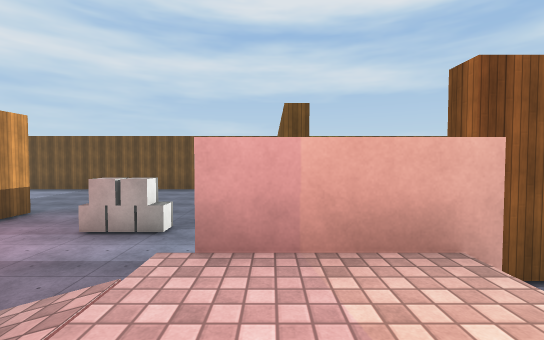
View 1 (above)

18 first-person views from a walk through a Unity game level. The camera is 1.2 m above the floor, tilts 2° down and sees 90° across. The floor is counted in squares, 2 m on a side. Each view is taken from the middle of a square. On the plan, view 1 faces up. The plan holds only what a view shows up to about 9 squares ahead; the rest is blank. The player character is not drawn. Surface patterns are stand-ins for the level's own textures.

View 2
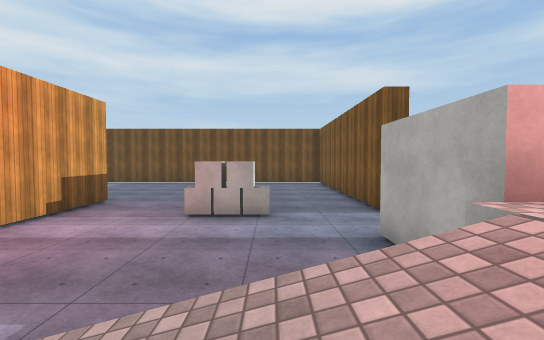

View 3
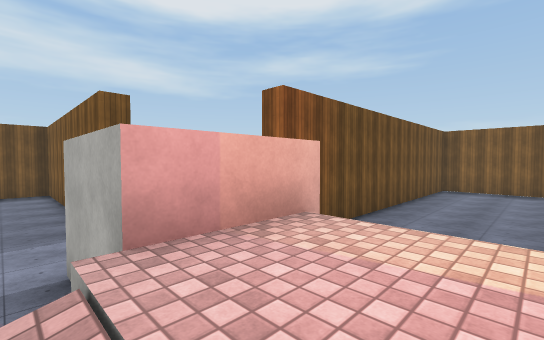

View 4
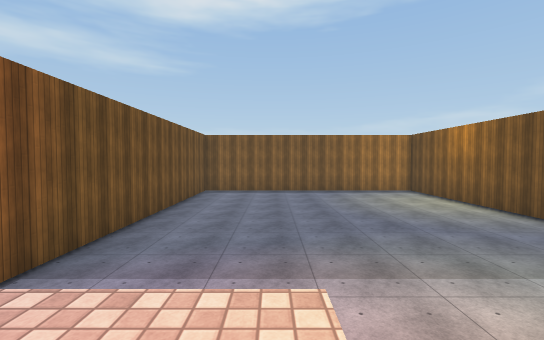

View 5
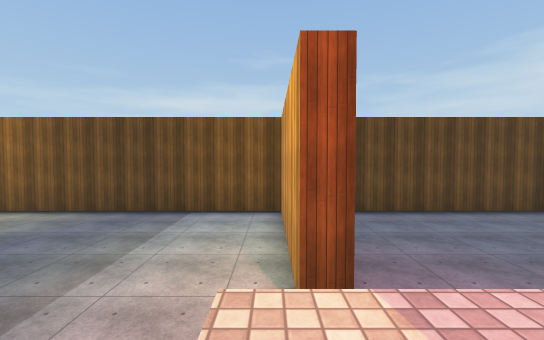

View 6
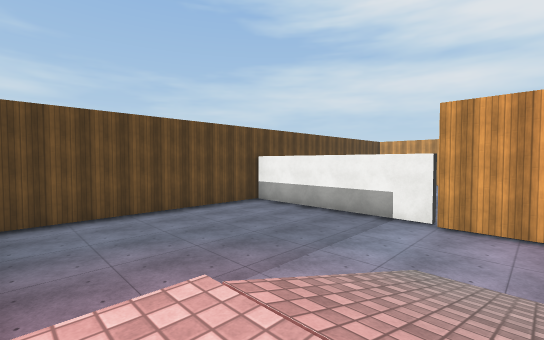

View 7
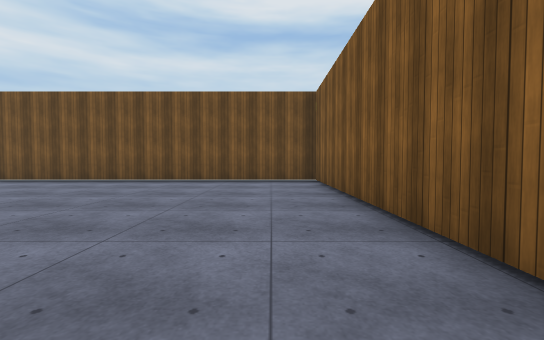

View 8
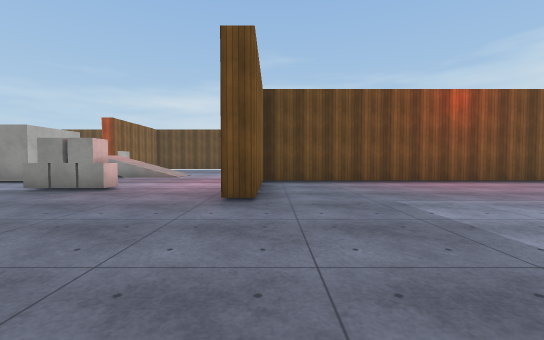

View 9
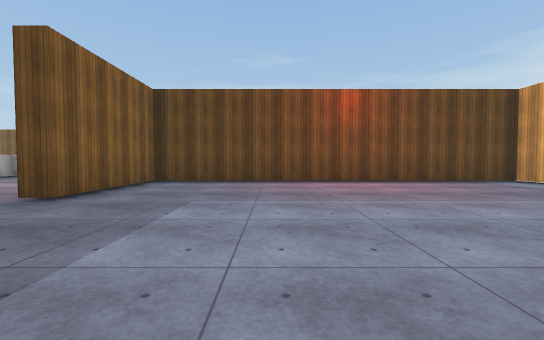

View 10
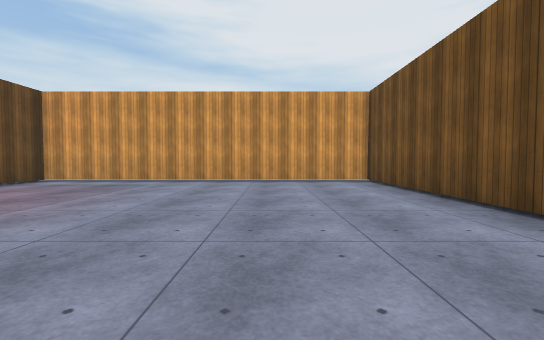

View 11
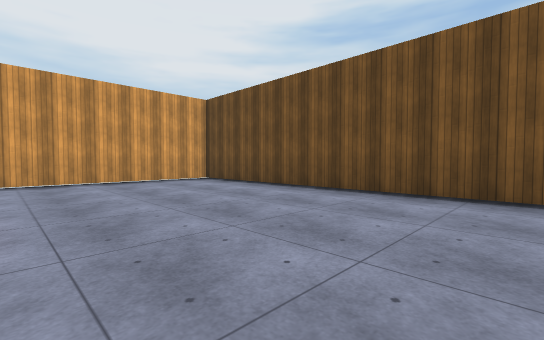

View 12
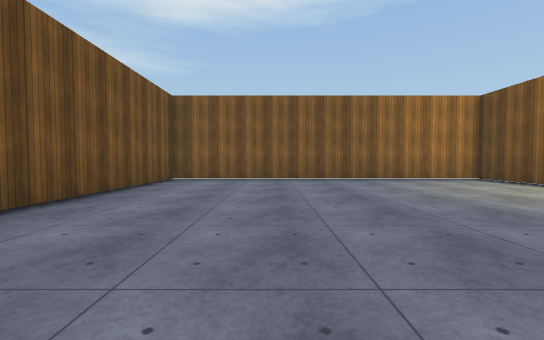

View 13
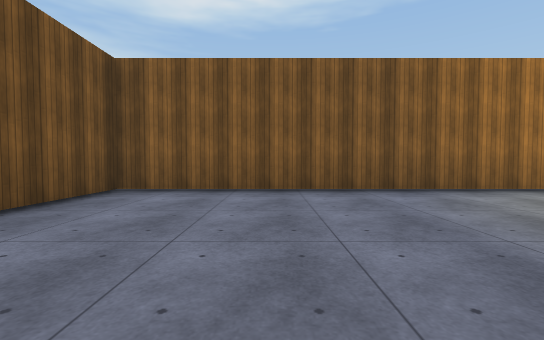

View 14
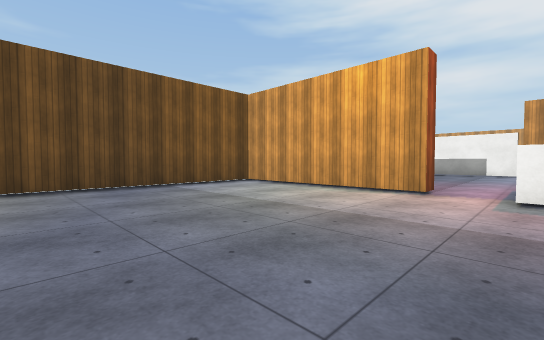

View 15
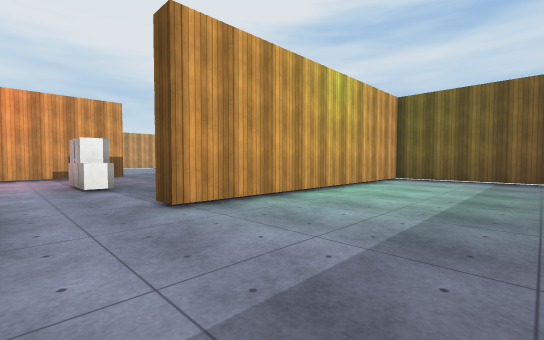

View 16
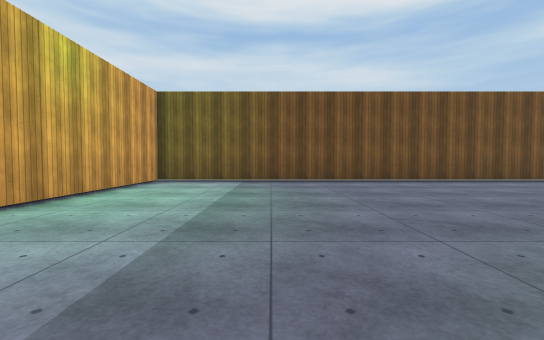

View 17
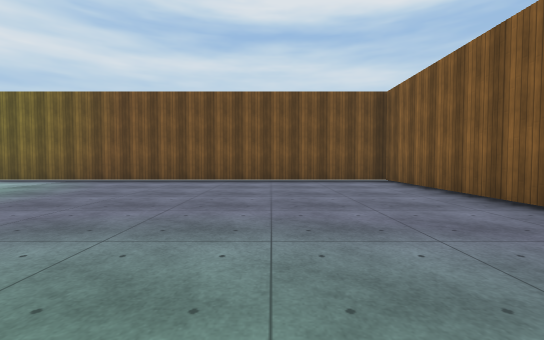

View 18
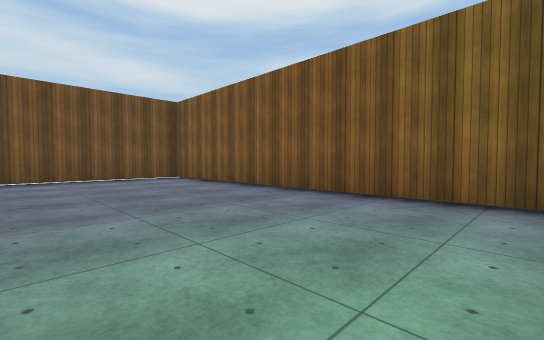

### Floor plan
Ten units are one square. View 1 is at (0, 0); x grows to the right and y downward. Boxes are objects, and circles mark ways between rooms. Rooms are numbered by the first view taken in them; rooms with no view inside come last. Other rooms are left out.
<svg viewBox="-172 -133 300 200">
<path fill="none" stroke="#000" d="M8 14 8 62 123 62 123 -30 25 -30M16 -17 -5 -17M-62 -11 -62 5M-65 6 -65 52M-5 -17 -5 -38 2 -38M8 -55 3 -55 3 -128 -167 -128 -167 -35 -68 -35 -68 -70 -62 -70 -62 -40M1 14 8 14M-64 62 1 62M123 -39 123 -128 8 -128 8 -55"/>
<rect x="-45" y="-55" width="10" height="10" fill="#bbb"><title>box</title></rect>
<rect x="-35" y="-55" width="10" height="10" fill="#bbb"><title>box</title></rect>
<rect x="-25" y="-55" width="10" height="10" fill="#bbb"><title>box</title></rect>
<circle cx="3" cy="0" r="3" fill="#2a7"/>
<circle cx="10" cy="-45" r="3" fill="#2a7"/>
<text x="70" y="20">1</text>
<text x="-70" y="-50">2</text>
<text x="70" y="-80">3</text>
</svg>
Room 1 opens to room 2. Room 2 opens to room 3.

Where each view was taken, in squares from view 1:
view 1: 0 up, 0 right, facing up
view 2: 0 up, 2 left, facing up
view 3: 0 up, 1 left, facing up-right
view 4: 0 up, 0 right, facing right
view 5: 1 up, 1 right, facing down
view 6: 1 up, 0 right, facing down-left
view 7: 5 up, 1 left, facing up
view 8: 11 up, 7 left, facing down
view 9: 11 up, 10 left, facing down
view 10: 10 up, 9 left, facing left
view 11: 8 up, 9 left, facing up-left
view 12: 0 up, 4 right, facing right
view 13: 0 up, 7 right, facing right
view 14: 0 up, 6 right, facing down-left
view 15: 4 up, 4 right, facing up-left
view 16: 5 up, 4 right, facing up
view 17: 5 up, 9 right, facing up
view 18: 4 up, 8 right, facing up-right
